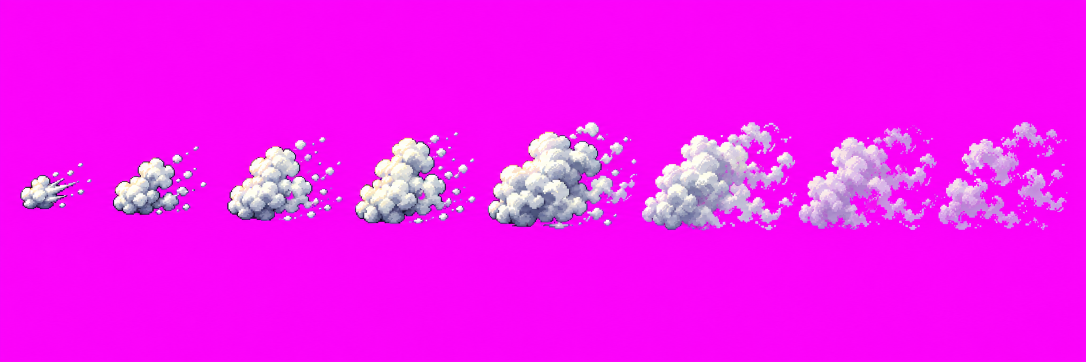
#> input picture assets/concept/fx/fx01_tire_smoke_A_v1.png, 2172 x 724 px, found by its file name (shown at 1/2 size)
$ python make_fx_sprites.py ../assets/concept/fx/fx01_tire_smoke_A_v1.png ../assets/concept/fx/fx02_nitro_A_v1.png
#> lines starting #> are read from the running program, lines starting #| are printed output that depends on the picture; after the words box and inside, x2 and y2 are one past the last pixel; in counts of white or black regions, pixels touching at a corner belong together
### tools/spritelib.py
"""Shared helpers for the sprite tools (make_*_sprites.py): keying the magenta background off
concept sheets, finding the objects on a sheet, cropping and scaling them to pixel art, and
turning a background composite into a seamless parallax strip.

Needs Pillow, numpy and scipy (tools/requirements.txt).
"""
import os

import numpy as np
from PIL import Image
from scipy import ndimage

# 4-connected neighbourhood for labelling
FOUR = np.array([[0, 1, 0], [1, 1, 1], [0, 1, 0]])


def rgba(img):
    """The image as an RGBA uint8 array (height, width, 4)."""
    return np.array(img.convert("RGBA"))
#> in key_out, img is the input picture: PIL image 2172x724 RGB; mean R, G, B 244.6, 22.8, 244.8


def is_key(arr):
    """Magenta key plus the pink fringe the generator leaves around edges, per pixel of an
    (..., 3+) array. Matches pink and purple paint too: car sheets use key_sheet instead."""
    r, g, b = (arr[..., i].astype(np.int16) for i in range(3))
    return ((r > 150) & (b > 150) & (g < 120)) | ((r - g > 90) & (b - g > 90))
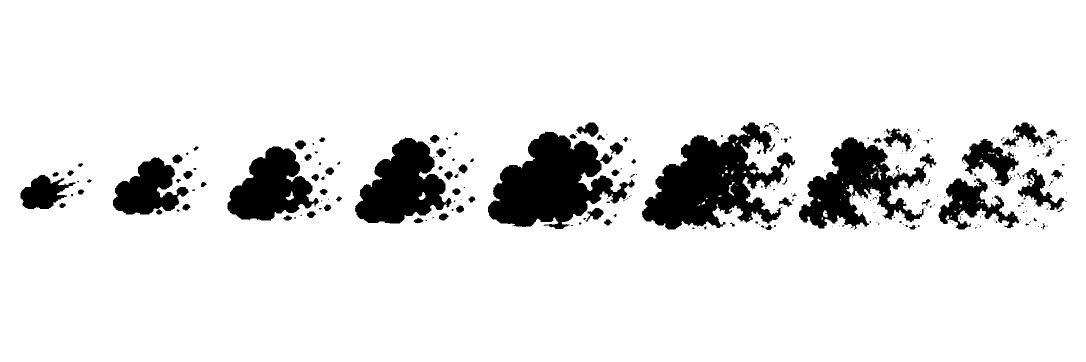
#> returned value: shape (724, 2172) bool (shown at 1/2 size); 89.6% white; 290 black regions (198 under 20 px), largest, box (x1, y1, x2, y2) and area: (1284, 245, 1590, 459) 33413, (976, 263, 1269, 458) 31285, (1598, 275, 1852, 459) 21394


def key_out(img):
    """Every key-colored pixel made transparent."""
    a = rgba(img)
    a[is_key(a)] = 0
    return Image.fromarray(a)


# --- Keying a sheet on its own background color (car and traffic sheets) -----------------

# Key color distance (sum of RGB differences) from the sheet's background that counts as
# background. The plain magenta key (is_key) also matches pink and purple paint, which left
# holes in the Cyclone and the Zenith.
KEY_DISTANCE = 90
# A background-colored patch inside a car is a gap to see through (between a buggy's tubes,
# under the Mesa's axle) if it is this close to the background on average, whatever its size,
# or if it is framed by dark parts: the median brightest channel of the pixels around it is
# under GAP_FRAME (thin gaps, like under the Mesa's light bar, are mostly shaded magenta).
# Paint is further off and sits in bright paint: the Zenith's iridescent purple averages 40
# or more and its surroundings 200 or more.
GAP_DISTANCE = 40
GAP_FRAME = 200


# [123 lines left out: functions _shifts, _frame_medians, key_sheet, label_cells, components, cell_boxes and 2 more, not called in this run]


def union(a, b):
    return (min(a[0], b[0]), min(a[1], b[1]), max(a[2], b[2]), max(a[3], b[3]))


# [94 lines left out: functions group_objects, _merge_stacked, in_reading_order, slice_row, slice_objects, not called in this run]


# --- Scaling and backgrounds --------------------------------------------------------------

def hard_alpha(img, threshold):
    """Alpha at or above `threshold` made opaque, the rest cleared to (0, 0, 0, 0)."""
    a = rgba(img)
    solid = a[..., 3] >= threshold
    a[solid, 3] = 255
    a[~solid] = 0
    return Image.fromarray(a)


def pixelate_down(img, scale):
    """Scaled down by box filtering, with hard alpha edges."""
    w, h = img.size
    nw, nh = max(1, round(w * scale)), max(1, round(h * scale))
    return hard_alpha(img.convert("RGBA").resize((nw, nh), Image.BOX), 140)


# [14 lines left out: function make_background, not called in this run]

### tools/make_fx_sprites.py
#!/usr/bin/env python3
"""Build the FX layer's sprites from the round 2/3 concept sheets (assets/prompts/fx).

- fx01: tire smoke, eight frames (also the landing puff).
- fx02: nitro exhaust flame, six frames (one flame of each twin pair), and the shock burst.
- fx03: spark spray, six frames, and the impact starburst.
- fx04: surface kick-up, five frames each of dust, sand, snow and water.
- fx06: fireworks in four colors, six frames each; confetti pieces and streamers.
- fx07: speed lines in three intensities, stretched to the screen.

The frames sit in rows with uneven gaps, and some touch, so each animation is cut at
hand-picked x positions (refined to the emptiest column nearby) instead of by finding
objects. Every frame of one animation shares one scale, so the animation doesn't pump.
FX have no world size, so nothing here goes in the manifest.

Usage:
    python3 tools/make_fx_sprites.py <concept_dir> <project_dir>
"""
import os
import sys

import numpy as np
from PIL import Image
from scipy import ndimage

from spritelib import hard_alpha, key_out, pixelate_down, rgba

SCREEN = (640, 360)
SNAP = 40  # how far (sheet pixels) a cut may move to find an emptier column

# name: (sheet, (y0, y1) band on the sheet, x cuts (n + 1 for n frames), frames to keep (1-based,
# None for all), texture height of the tallest kept frame)
ANIMS = {
    "smoke": ("fx01_tire_smoke_A_v1.png", (235, 470), [30, 200, 440, 700, 965, 1280, 1596, 1876, 2145], None, 40),
    # Twin flames: the left flame of each pair (the right one is a mirror of it, near enough)
    "nitro": ("fx02_nitro_A_v1.png", (240, 570), [90, 160, 315, 415, 560, 702, 865, 1032, 1205, 1343, 1535, 1630],
              [1, 3, 5, 7, 9, 11], 40),
    "nitro_burst": ("fx02_nitro_A_v1.png", (240, 570), [1800, 2120], None, 36),
    "sparks": ("fx03_sparks_A_v1.png", (330, 580), [8, 183, 354, 527, 700, 865, 1040], None, 40),
    "impact": ("fx03_sparks_A_v1.png", (330, 580), [1490, 1665], None, 32),
    "dust": ("fx04_surface_kickup_A_v1.png", (4, 238), [16, 246, 538, 853, 1210, 1660], None, 48),
    "sand": ("fx04_surface_kickup_A_v1.png", (238, 480), [16, 246, 538, 853, 1210, 1660], None, 48),
    "snow": ("fx04_surface_kickup_A_v1.png", (482, 710), [16, 246, 538, 853, 1210, 1660], None, 48),
    "water": ("fx04_surface_kickup_A_v1.png", (710, 930), [16, 246, 538, 853, 1210, 1660], None, 48),
    "firework_orange": ("fx06_celebration_A_v1.png", (4, 200), [100, 265, 535, 815, 1090, 1370, 1620], None, 72),
    "firework_blue": ("fx06_celebration_A_v1.png", (200, 398), [100, 265, 535, 815, 1090, 1370, 1620], None, 72),
    "firework_red": ("fx06_celebration_A_v1.png", (398, 590), [100, 265, 535, 815, 1090, 1370, 1620], None, 72),
    "firework_green": ("fx06_celebration_A_v1.png", (590, 788), [100, 265, 535, 815, 1090, 1370, 1620], None, 72),
    "streamer": ("fx06_celebration_A_v1.png", (790, 935), [1352, 1424, 1487, 1560, 1640], None, 18),
}
CONFETTI = ("fx06_celebration_A_v1.png", (790, 935), (30, 830), 7)  # sheet, y band, x range, height
SPEED = ("fx07_speed_A_v1.png", (230, 710), [20, 415, 835, 1255])
# The smoke's fading frames are see-through paint over the magenta, so they come out pink:
# these animations are made gray, keeping each pixel's brightness
GRAY = {"smoke"}


def desaturate(img):
    a = rgba(img)
    lum = a[..., :3].astype(np.float32) @ np.array([0.3, 0.59, 0.11], dtype=np.float32)
    a[..., :3] = np.clip(lum, 0, 255).astype(np.uint8)[..., None]
    return Image.fromarray(a)


def emptiest_column(alpha, x):
    """The column within SNAP of `x` with the fewest opaque pixels (nearest on a tie)."""
    lo, hi = max(0, x - SNAP), min(alpha.shape[1], x + SNAP + 1)
    counts = alpha[:, lo:hi].sum(axis=0)
    best = np.flatnonzero(counts == counts.min())
    return lo + int(best[np.argmin(np.abs(best + lo - x))])


def cut_frames(keyed, band, cuts):
    """The band cut into frames at the (snapped) x cuts, each trimmed to its pixels."""
#> called with band = (235, 470)
    strip = keyed.crop((0, band[0], keyed.width, band[1]))
    alpha = rgba(strip)[..., 3] > 0
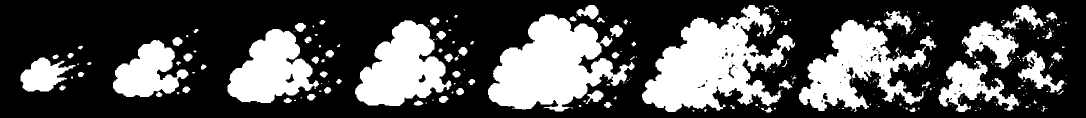
#> alpha: shape (235, 2172) bool (shown at 1/2 size); 32% white; 290 white regions (198 under 20 px), largest, box (x1, y1, x2, y2) and area: (1284, 10, 1590, 224) 33413, (976, 28, 1269, 223) 31285, (1598, 40, 1852, 224) 21394
    xs = [emptiest_column(alpha, x) for x in cuts]
#> in emptiest_column, `counts = alpha[:, lo:hi].sum(axis=0)`: counts = 71 values from 0 to 59
#> in emptiest_column, `best = np.flatnonzero(counts == counts.min())`: best = 41 values from 0 to 40
#> xs = [30, 200, 440, 700, 965, 1280, 1596, 1876, 2145]
    frames = []
    for x0, x1 in zip(xs, xs[1:]):
        f = strip.crop((x0, 0, x1, strip.height))
        frames.append(f.crop(f.getbbox()))
#> this loop made 8 passes
#> (x0, x1) on passes 1 to 8: (30, 200), (200, 440), (440, 700), (700, 965), (965, 1280), (1280, 1596), (1596, 1876), (1876, 2145)
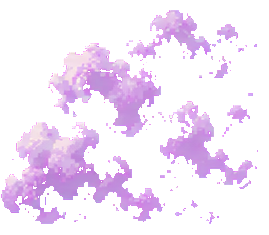
#> f: PIL image 269x235 RGBA; mean R, G, B, A 57.2, 44.2, 61.8, 68.7; transparent parts drawn white
#> after the loop, frames = 8 items
    return frames


def make_anims(concept_dir, out_dir):
    sheets = {}
    for name, (sheet, band, cuts, keep, height) in ANIMS.items():
        if sheet not in sheets:
            sheets[sheet] = key_out(Image.open(os.path.join(concept_dir, "fx", sheet)))
        frames = cut_frames(sheets[sheet], band, cuts)
#> frames = 8 items
        if keep:
            frames = [frames[k - 1] for k in keep]
        scale = height / max(f.height for f in frames)
#> scale = 0.186
        for i, f in enumerate(frames, start=1):
            sprite = pixelate_down(f, scale)
            if name in GRAY:
                sprite = desaturate(sprite)
            out = name if len(frames) == 1 else "%s_%d" % (name, i)
            sprite.save(os.path.join(out_dir, out + ".png"))
            print(out, sprite.size)
#> this loop made 8 passes
#> (w in pixelate_down, h in pixelate_down, nw in pixelate_down, nh in pixelate_down, out) on passes 1 to 8: (142, 92, 26, 17, 'smoke_1'), (187, 136, 35, 25, 'smoke_2'), (229, 166, 43, 31, 'smoke_3'), (241, 182, 45, 34, 'smoke_4'), (298, 213, 55, 40, 'smoke_5'), (309, 215, 57, 40, 'smoke_6'), (278, 202, 52, 38, 'smoke_7'), (257, 214, 48, 40, 'smoke_8')
#| smoke_1 (26, 17)
#| smoke_2 (35, 25)
#| smoke_3 (43, 31)
#| smoke_4 (45, 34)
#| smoke_5 (55, 40)
#| smoke_6 (57, 40)
#| smoke_7 (52, 38)
#| smoke_8 (48, 40)
#> pass 2 of the loop in make_anims, `for name, (sheet, band, cuts, keep, height) in ANIMS.items():`:
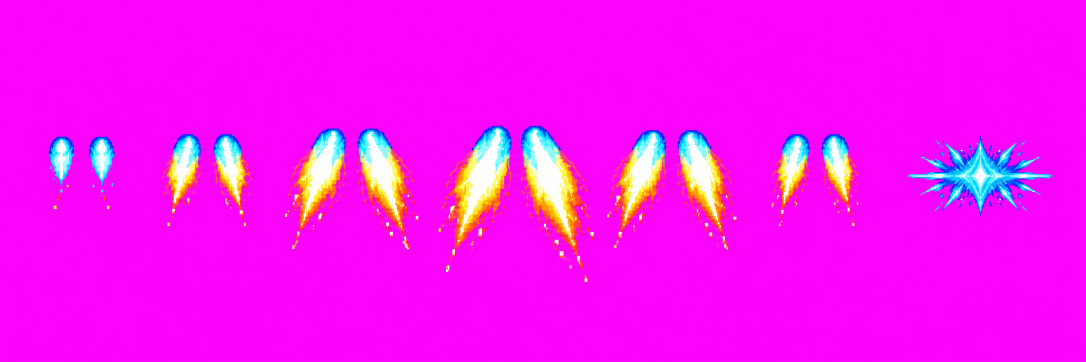
#> input picture assets/concept/fx/fx02_nitro_A_v1.png, 2172 x 724 px, found by its file name (shown at 1/2 size)
#> in key_out, img is the input picture: PIL image 2172x724 RGB; mean R, G, B 245.2, 19.5, 242.8
#> strip: PIL image 2172x330 RGBA
#> alpha: shape (330, 2172) bool; 18.9% white; 218 white regions (118 under 20 px), largest, box (x1, y1, x2, y2) and area: (1042, 12, 1169, 297) 17767, (891, 12, 1023, 281) 17099, (1815, 32, 2106, 191) 15766
#> xs = [90, 160, 315, 415, 560, 702, 865, 1032, 1205, 1343, 1535, 1630]
#> the loop in cut_frames (call 2), `for x0, x1 in zip(xs, xs[1:]):` made 11 passes
#> (x0, x1) on passes 1 to 8: (90, 160), (160, 315), (315, 415), (415, 560), (560, 702), (702, 865), (865, 1032), (1032, 1205)
#> after the loop in cut_frames (call 2), `for x0, x1 in zip(xs, xs[1:]):`:
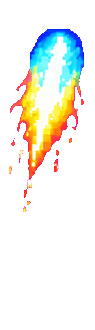
#> f: PIL image 95x330 RGBA; mean R, G, B, A 39.4, 39.4, 33.3, 51.8; transparent parts drawn white
#> after the loop in cut_frames (call 2), `for x0, x1 in zip(xs, xs[1:]):`: frames = 11 items
#> in make_anims, `frames = [frames[k - 1] for k in keep]`: frames = 6 items
#> scale = 0.137
#> the loop in make_anims, `for i, f in enumerate(frames, start=1):` made 6 passes
#> (w in pixelate_down, h in pixelate_down, nw in pixelate_down, nh in pixelate_down, out) on passes 1 to 6: (51, 144, 7, 20, 'nitro_1'), (77, 183, 11, 25, 'nitro_2'), (122, 241, 17, 33, 'nitro_3'), (146, 292, 20, 40, 'nitro_4'), (118, 235, 16, 32, 'nitro_5'), (75, 183, 10, 25, 'nitro_6')
#> (printed output is left out)
#> pass 3, in make_anims, `sprite = pixelate_down(f, scale)`:
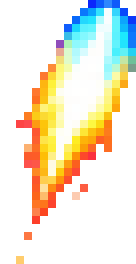
#> sprite: PIL image 17x33 RGBA (shown 8 times larger); mean R, G, B, A 87.4, 81.6, 62.5, 104.1; transparent parts drawn white


def make_confetti(concept_dir, out_dir):
    """Each confetti piece on its own (they never touch), left to right."""
    sheet, band, xr, height = CONFETTI
    keyed = key_out(Image.open(os.path.join(concept_dir, "fx", sheet)))
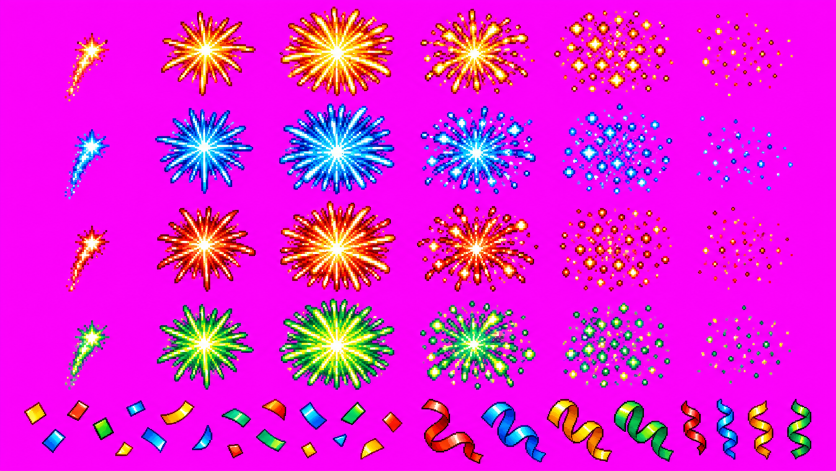
#> input picture assets/concept/fx/fx06_celebration_A_v1.png, 1672 x 941 px, found by its file name (shown at 1/2 size)
#> in key_out, img is the input picture: PIL image 1672x941 RGB; mean R, G, B 225.9, 30.3, 215.9
#> in is_key (call 6), `return ((r > 150) & (b > 150) & (g < 120)) | ((r - g > 90) & (b - g > ..`: returned value: shape (941, 1672) bool; 78.1% white; 769 black regions (258 under 20 px), largest, box (x1, y1, x2, y2) and area: (559, 597, 789, 780) 26544, (560, 402, 791, 583) 25718, (559, 207, 789, 389) 25405
    part = keyed.crop((xr[0], band[0], xr[1], band[1]))
    labels, count = ndimage.label(rgba(part)[..., 3] > 0)
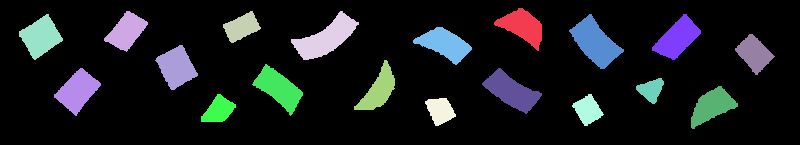
#> labels: shape (145, 800) int32; 20 distinct labels, from 0 to 19; one colour per label, 0 black
    pieces = []
    for sl in ndimage.find_objects(labels):
        ys, xs = sl
        if (ys.stop - ys.start) * (xs.stop - xs.start) >= 300:
            pieces.append((xs.start, part.crop((xs.start, ys.start, xs.stop, ys.stop))))
    pieces.sort(key=lambda p: p[0])
    scale = height / max(p.height for _, p in pieces)
    for i, (_, p) in enumerate(pieces, start=1):
        sprite = pixelate_down(p, scale)
        sprite.save(os.path.join(out_dir, "confetti_%d.png" % i))
        print("confetti_%d" % i, sprite.size)


def make_speed_lines(concept_dir, out_dir):
    """The three speed-line panels, each stretched to fill the screen."""
    sheet, band, cuts = SPEED
    keyed = key_out(Image.open(os.path.join(concept_dir, "fx", sheet)))
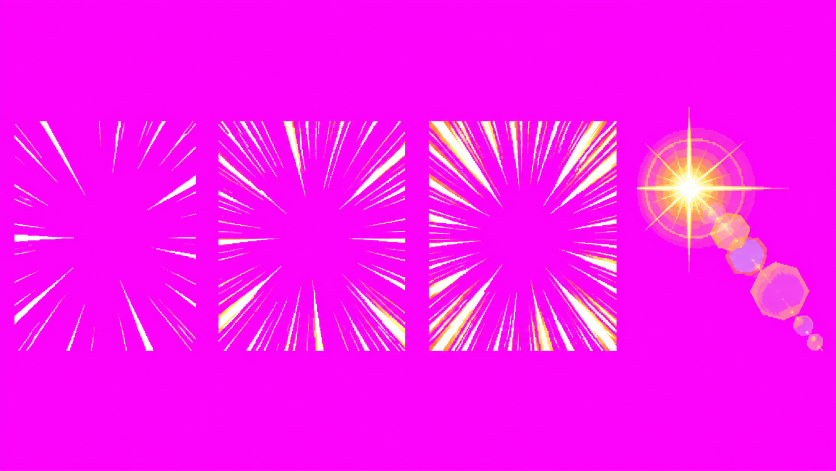
#> input picture assets/concept/fx/fx07_speed_A_v1.png, 1672 x 941 px, found by its file name (shown at 1/2 size)
#> in key_out, img is the input picture: PIL image 1672x941 RGB; mean R, G, B 251.7, 19.9, 244.7
#> in is_key (call 7), `r, g, b = (arr[..., i].astype(np.int16) for i in range(3))`:
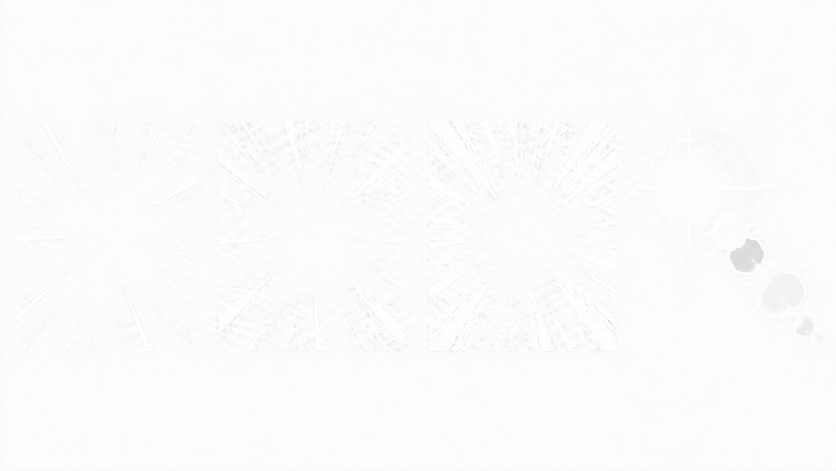
#> r: shape (941, 1672) int16 (shown at 1/2 size); min 194, max 255, mean 251.7
    for i, f in enumerate(cut_frames(keyed, band, cuts), start=1):
        sprite = hard_alpha(f.convert("RGBA").resize(SCREEN, Image.BOX), 140)
        sprite.save(os.path.join(out_dir, "speed_%d.png" % i))
        print("speed_%d" % i, sprite.size)


def main():
    if len(sys.argv) != 3:
        sys.exit(__doc__)
    concept_dir, project_dir = sys.argv[1], sys.argv[2]
    out_dir = os.path.join(project_dir, "assets", "sprites", "fx")
    os.makedirs(out_dir, exist_ok=True)
    make_anims(concept_dir, out_dir)
    make_confetti(concept_dir, out_dir)
    make_speed_lines(concept_dir, out_dir)


if __name__ == "__main__":
    main()
